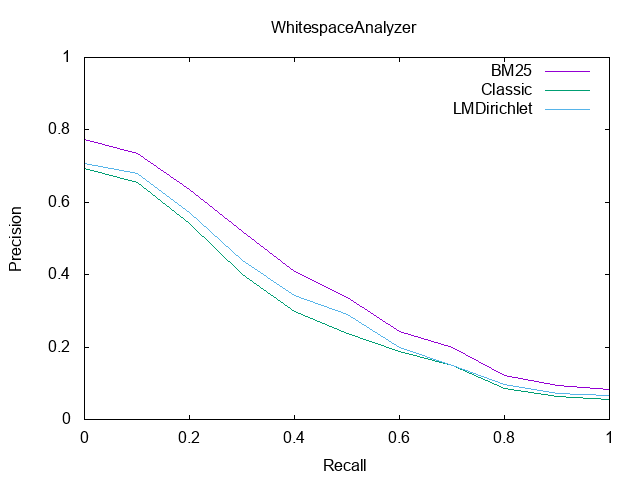

Reproduce this figure in gnuplot.
set term png
set output 'result_WhitespaceAnalyzer.png'
set title 'WhitespaceAnalyzer'
set ylabel 'Precision'
set xlabel 'Recall'
set xrange [0:1]
set yrange [0:1]
set xtics 0,.2,1
set ytics 0,.2,1

plot 'result_WhitespaceAnalyzer_BM25Similarity.dat' title 'BM25' with lines, 'result_WhitespaceAnalyzer_ClassicSimilarity.dat' title 'Classic' with lines, 'result_WhitespaceAnalyzer_LMDirichletSimilarity.dat' title 'LMDirichlet' with lines
